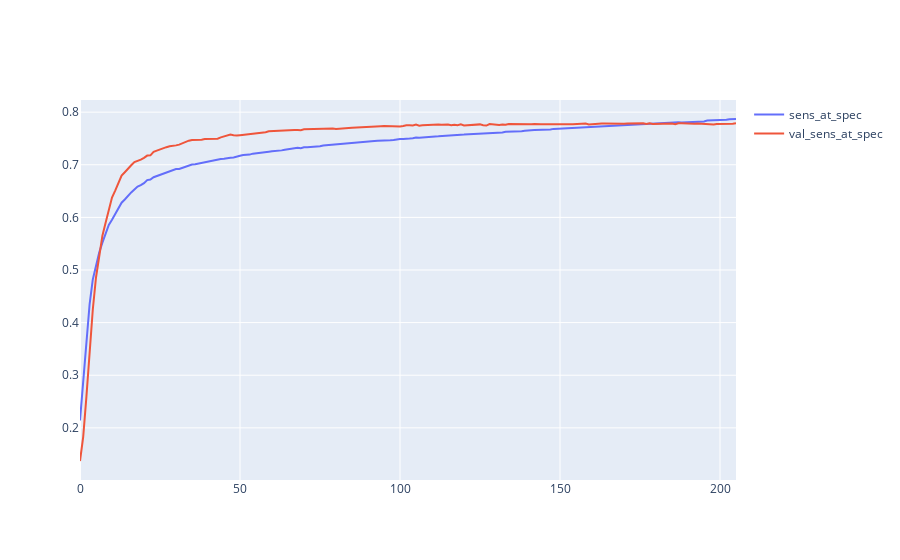
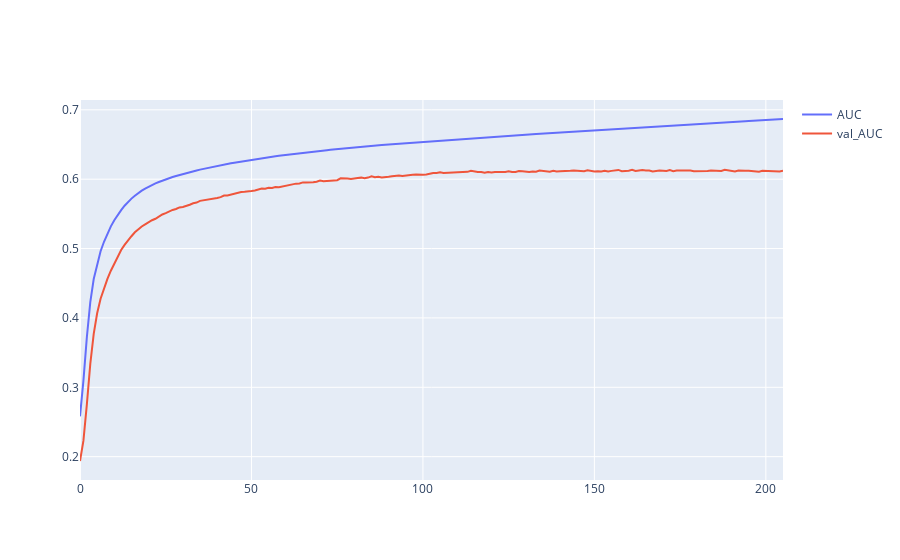

The notebook cell saved with these charts, in order:
### Code cell
import importlib

importlib.reload(model_design_dense_layers)

max_val_PR = 0.5
   
x_train, y_train, x_test, y_test = get_train_test_sets(df_result, n_test)

print(x_train.shape)
print(y_train.shape)
print(x_test.shape)
print(y_test.shape)

model, history = model_design_dense_layers.model_design(EPOCHS,  x_train, y_train, x_test, y_test, class_weights_dict)

plot_model_history(history.history, ['sens_at_spec', 'val_sens_at_spec'])
plot_model_history(history.history, ['AUC', 'val_AUC'])

val_PR = round(max(history.history['val_sens_at_spec']),3)

x = datetime.datetime.now()

model_name = "models/" + x.strftime("%Y-%m-%d %H-%M-%S") +" val_PR " + str(val_PR)  + " Dense.hd5"

if val_PR > max_val_PR:
    max_val_PR = val_PR
    model.save(model_name,  save_format = 'h5')

print(model_name)
print(val_PR)
print(150 * "-")

### Figure 1 — Plotly figure (JSON) as saved in the notebook; plotly's stock layout.template omitted (floating-point values rounded to 4 significant figures; data arrays with more than 128 entries replaced by an {"elided": "..."} marker saying what was removed)
{"data": [{"mode": "lines", "name": "sens_at_spec", "type": "scatter", "y": {"elided": "206 float values"}}, {"mode": "lines", "name": "val_sens_at_spec", "type": "scatter", "y": {"elided": "206 float values"}}], "layout": {}}

### Figure 2 — Plotly figure (JSON) as saved in the notebook; plotly's stock layout.template omitted (floating-point values rounded to 4 significant figures; data arrays with more than 128 entries replaced by an {"elided": "..."} marker saying what was removed)
{"data": [{"mode": "lines", "name": "AUC", "type": "scatter", "y": {"elided": "206 float values"}}, {"mode": "lines", "name": "val_AUC", "type": "scatter", "y": {"elided": "206 float values"}}], "layout": {}}
